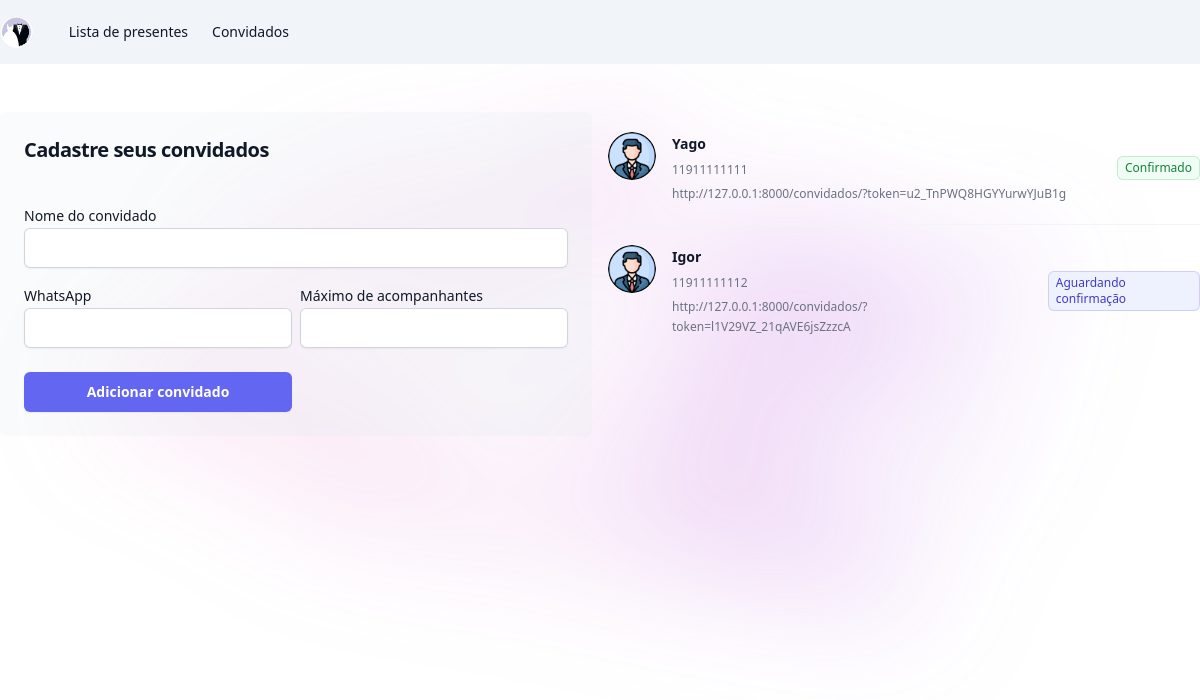
Page /noivos/lista_convidados on the committed database.
### noivos/models.py (models this page shows, shortened)
class Convidados(models.Model):
    status_choices = (
        ('AC', 'Aguardando confirmação'),
        ('C', 'Confirmado'),
        ('R', 'Recusado')
    )
    nome_convidado = models.CharField(max_length=100)
    whatsapp = models.CharField(max_length=25, null=True, blank=True)
    maximo_acompanhantes = models.PositiveIntegerField(default=0)
    token = models.CharField(max_length=25)
    status = models.CharField(max_length=2, choices=status_choices, default='AC')
    @property
    def link_convite(self):
        return f'http://127.0.0.1:8000/convidados/?token={self.token}'

### noivos/views.py (the view, shortened to what this page needs)
# urls.py: path('lista_convidados', views.lista_convidados, name="lista_convidados"),
def lista_convidados(request):
    if request.method == "GET":
        convidados = Convidados.objects.all()
        return render(request, 'lista_convidados.html', {'convidados': convidados})

### noivos/templates/lista_convidados.html
{% extends "base.html" %}
{% load static %}
{% block 'body' %}
    {%include "partials/navbar.html"%}
    <div class="max-w-7xl mx-auto mt-12">
        <div class="grid gap-4 grid-cols-2">
            <div class="bg-slate-200/20 p-6 rounded-md">
              <form action="{% url 'lista_convidados' %}" method="POST">{% csrf_token %}
                <h2 class="text-balance text-xl font-semibold tracking-tight text-gray-900">Cadastre seus convidados</h2>
                <br>
                <label class="mt-4 block text-sm leading-6 text-gray-900">Nome do convidado</label>
                <input type="text" name="nome_convidado" class="block w-full rounded-md border-0 px-3.5 py-2 text-gray-900 shadow-sm ring-1 ring-inset ring-gray-300 placeholder:text-gray-400 focus:ring-2 focus:ring-inset focus:ring-indigo-600 sm:text-sm sm:leading-6">
                <div class="grid grid-cols-2 gap-2">
                    <div>
                        <label class="mt-4 block text-sm leading-6 text-gray-900">WhatsApp</label>
                        <input type="text" name="whatsapp" class="block w-full rounded-md border-0 px-3.5 py-2 text-gray-900 shadow-sm ring-1 ring-inset ring-gray-300 placeholder:text-gray-400 focus:ring-2 focus:ring-inset focus:ring-indigo-600 sm:text-sm sm:leading-6">
                    </div>
                    <div>
                        <label class="mt-4 block text-sm leading-6 text-gray-900">Máximo de acompanhantes</label>
                        <input type="number" name="maximo_acompanhantes" class="block w-full rounded-md border-0 px-3.5 py-2 text-gray-900 shadow-sm ring-1 ring-inset ring-gray-300 placeholder:text-gray-400 focus:ring-2 focus:ring-inset focus:ring-indigo-600 sm:text-sm sm:leading-6">
                    </div>
                    <input type="submit" class="rounded-md mt-4 bg-indigo-500 px-3.5 py-2.5 text-sm font-semibold text-white shadow-sm hover:bg-indigo-400 focus-visible:outline focus-visible:outline-2 focus-visible:outline-offset-2 focus-visible:outline-indigo-400" value="Adicionar convidado">
                </div>
              </form>
            </div>
            <div>
                <ul role="list" class="divide-y divide-gray-100">
                    {% for convidado in convidados %}
                      <li class="flex items-center justify-between gap-x-6 py-5">
                        <div class="flex min-w-0 gap-x-4">
                          <img class="h-12 w-12 flex-none rounded-full bg-gray-50" src="{% static 'noivos/img/default.png' %}" alt="">
                          <div class="min-w-0 flex-auto">
                            <p class="text-sm font-semibold leading-6 text-gray-900">{{convidado.nome_convidado}}</p>
                            <p class="mt-1 truncate text-xs leading-5 text-gray-500">{{convidado.whatsapp}}</p>
                            <p class="mt-1 text-xs leading-5 text-gray-500">{{convidado.link_convite}}</p>
                          </div>
                        </div>
                        <span class="inline-flex items-center rounded-md px-2 py-1 text-xs font-medium ring-1 ring-inset {% if convidado.status == 'AC' %}text-indigo-700 bg-indigo-50 ring-indigo-600/20{% elif convidado.status == 'C'%}text-green-700 bg-green-50 ring-green-600/20{% else %}text-red-700 bg-red-50 ring-red-600/20{% endif %}">{{convidado.get_status_display}}</span>
                      </li>
                    {% endfor %}
                  </ul>
            </div>
        </div>
    </div>
{% endblock %}

### rows in the picture
Convidados: nome_convidado "Yago", whatsapp "11911111111", link_convite "http://127.0.0.1:8000/convidados/?token=u2_TnPWQ8HGYYurwYJuB1g", status "Confirmado"
Convidados: nome_convidado "Igor", whatsapp "11911111112", link_convite "http://127.0.0.1:8000/convidados/?token=l1V29VZ_21qAVE6jsZzzcA", status "Aguardando confirmação"
